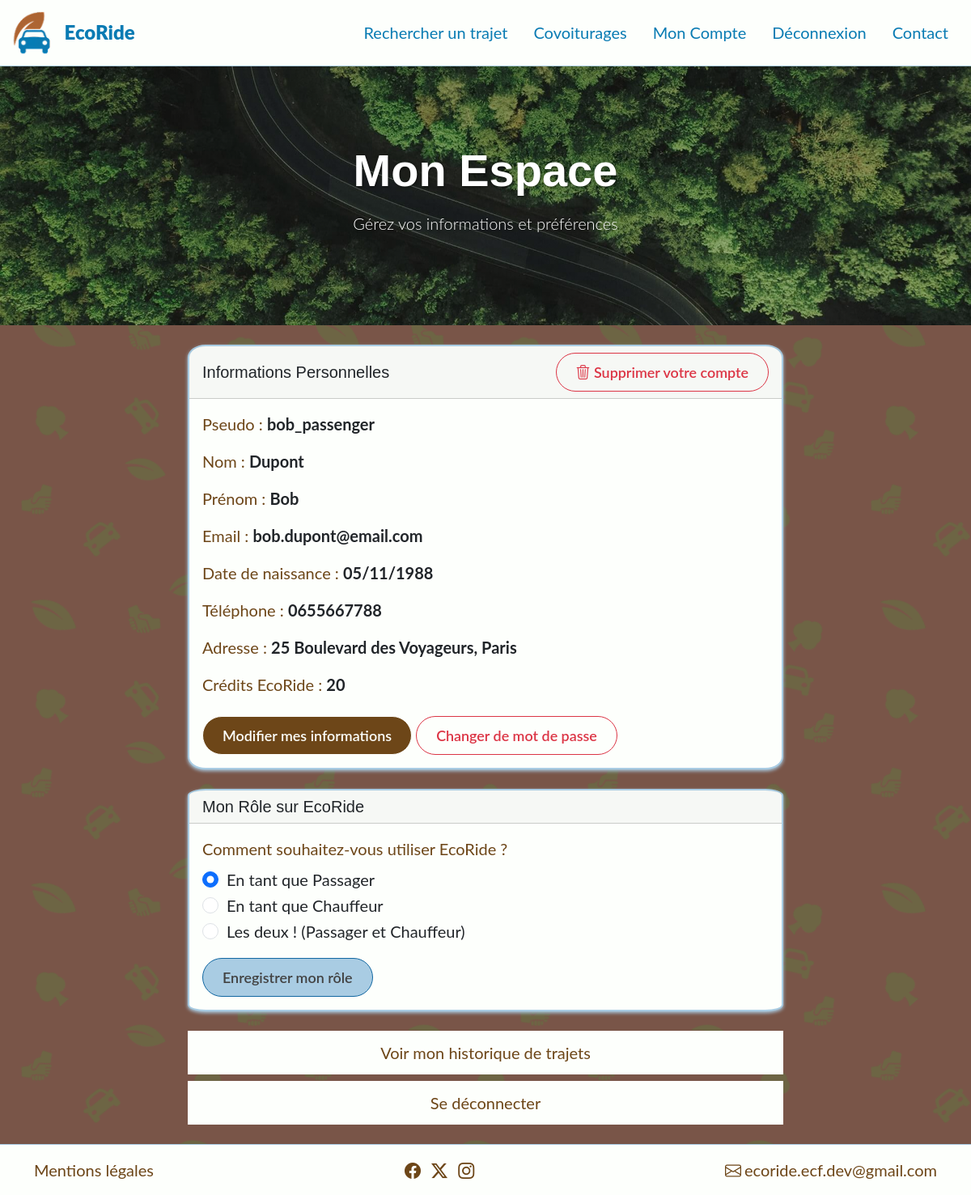
The app's page /account (signed in) with its own data.
### tables this page shows
CREATE TABLE IF NOT EXISTS `users` (
  `id` INT AUTO_INCREMENT PRIMARY KEY,
  `first_name` VARCHAR(100) NOT NULL,
  `last_name` VARCHAR(100) NOT NULL,
  `username` VARCHAR(50) NOT NULL UNIQUE,
  `email` VARCHAR(255) NOT NULL UNIQUE,
  `password_hash` VARCHAR(255) NOT NULL,
  `phone_number` VARCHAR(20) NOT NULL,
  `birth_date` DATE NOT NULL,
  `profile_picture_path` VARCHAR(255) NULL,
  `address` TEXT NULL,
  `credits` DECIMAL(10, 2) NOT NULL DEFAULT 0.00,
  `account_status` ENUM('active', 'suspended') NOT NULL DEFAULT 'active',
  `driver_pref_smoker` BOOLEAN NOT NULL DEFAULT FALSE,
  `driver_pref_animals` BOOLEAN NOT NULL DEFAULT FALSE,
  `driver_pref_custom` TEXT NULL,
  `functional_role` ENUM('passenger', 'driver', 'passenger_driver') NOT NULL DEFAULT 'passenger',
  `driver_rating` DECIMAL(2,1) NOT NULL DEFAULT 0.0 CHECK (driver_rating >= 0.0 AND driver_rating <= 5.0),  
  `reset_token` VARCHAR(255) NULL DEFAULT NULL,              
  `reset_token_expires_at` DATETIME NULL DEFAULT NULL,       
  `created_at` TIMESTAMP DEFAULT CURRENT_TIMESTAMP,
  `updated_at` TIMESTAMP DEFAULT CURRENT_TIMESTAMP ON UPDATE CURRENT_TIMESTAMP
);

### app/Core/Controller.php (called while the page is built, shortened)
<?php
class Controller
{
    protected function render($viewName, $data = [])
    {
        extract($data);
        require __DIR__ . '/../Views/' . $viewName . '.php';
        require __DIR__ . '/../Views/layout.php';
    }
}

### app/Controllers/UserController.php (called while the page is built, shortened)
<?php
class UserController extends Controller
{
    private VehicleService $vehicleService;
    public function __construct()
    {
        $this->vehicleService = new VehicleService();
    }
    public function account()
    {
        $user = AuthHelper::getAuthenticatedUser();
        $vehicles = $this->vehicleService->findByUserId($user->getId());
        $formattedVehicles = VehicleHelper::formatCollectionForApi($vehicles);
        $this->render('account/index', [
            'pageTitle' => 'Mon Compte',
            'user' => $user,
            'vehicles' => $formattedVehicles
        ]);
    }
}

### app/Core/Router.php (called while the page is built, shortened)
<?php
class Router
{
    protected $routes = [];
    public function __construct()
    {
        $this->routes = require __DIR__ . '/../routes.php';
    }
    public function run()
    {
        $uri = parse_url($_SERVER['REQUEST_URI'], PHP_URL_PATH);
        $uri = rtrim($uri, '/');
        $method = $_SERVER['REQUEST_METHOD'];
        $foundRoute = null;
        $params = [];
        foreach ($this->routes as $route) {
            $pattern = preg_replace('#/{([a-zA-Z0-9_]+)}#', '/([a-zA-Z0-9_]+)', $route['path']);
            $pattern = '#^' . $pattern . '$#';
            if (preg_match($pattern, $uri, $matches)) {
                if (!isset($route['http_method']) || strtoupper($route['http_method']) === $method) {
                    $foundRoute = $route;
                    array_shift($matches);
                    $params = $matches;
                    break;
                } else {
                }
            }
        }
        $methodName = $foundRoute['method'];
        $controller = new $controllerName();
        call_user_func_array([$controller, $methodName], $params);
    }
}

### public/index.php (called while the page is built, shortened)
<?php
$router = new Router();
$router->run();

### app/Core/Database.php (called while the page is built, shortened)
<?php
class Database
{
    private static ?self $instance = null;
    private PDO $pdo;
    private function __construct()
    {
        $host = getenv('DB_HOST');
        $db   = getenv('DB_NAME');
        $user = getenv('DB_USER');
        $pass = getenv('DB_PASS');
        $charset = 'utf8mb4';
        $dsn = "mysql:host=$host;dbname=$db;charset=$charset";
        $options = [
            PDO::ATTR_ERRMODE            => PDO::ERRMODE_EXCEPTION,
            PDO::ATTR_DEFAULT_FETCH_MODE => PDO::FETCH_ASSOC,
            PDO::ATTR_EMULATE_PREPARES   => false,
        ];
        try {
            $this->pdo = new PDO($dsn, $user, $pass, $options);
        } catch (PDOException $e) {
            Logger::error("Database connection error: " . $e->getMessage());
            die("Erreur de connexion à la base de données.");
        }
    }
    public static function getInstance(): self
    {
        if (self::$instance === null) {
            self::$instance = new self();
        }
        return self::$instance;
    }
    public function fetchOne(string $query, array $params = [], mixed $fetchMode = 'stdClass'): mixed
    {
        try {
            $stmt = $this->pdo->prepare($query);
            $stmt->execute($params);
            if (is_int($fetchMode)) {
                $stmt->setFetchMode($fetchMode);
            } elseif (is_string($fetchMode)) {
                $stmt->setFetchMode(PDO::FETCH_CLASS, $fetchMode);
            } else {
                $stmt->setFetchMode(PDO::FETCH_ASSOC);
            }
            $result = $stmt->fetch();
            return $result ?: null;
        } catch (PDOException $e) {
            Logger::error("Database fetchOne error: " . $e->getMessage());
            return null;
        }
    }
}

### app/Helpers/AuthHelper.php (called while the page is built, shortened)
<?php
class AuthHelper
{
    public static function getAuthenticatedUser(): \App\Models\User
    {
        $userId = $_SESSION['user_id'];
        $userService = new UserService();
        $user = $userService->findById($userId);
        return $user;
    }
}

### app/Services/UserService.php (called while the page is built, shortened)
<?php
class UserService
{
    private Database $db;
    public function __construct()
    {
        $this->db = Database::getInstance();
    }
    public function findById(int $id): ?User
    {
        return $this->db->fetchOne(
            "SELECT * FROM users WHERE id = :id",
            ['id' => $id],
            User::class
        );
    }
}

### app/Models/User.php (called while the page is built, shortened)
<?php
class User
{
    private ?string $username = null;
    private ?string $email = null;
    private ?string $first_name = null;
    private ?string $last_name = null;
    private ?string $address = null;
    private ?string $birth_date = null;
    private ?string $phone_number = null;
    private ?string $functional_role = null;
    private ?float $credits = null;
    public function getUsername(): ?string { return $this->username; }
    public function getEmail(): ?string { return $this->email; }
    public function getFirstName(): ?string { return $this->first_name; }
    public function getLastName(): ?string { return $this->last_name; }
    public function getAddress(): ?string { return $this->address; }
    public function getBirthDate(): ?string { return $this->birth_date; }
    public function getPhoneNumber(): ?string { return $this->phone_number; }
    public function getFunctionalRole(): ?string { return $this->functional_role; }
    public function getCredits(): ?float { return $this->credits; }
}

### app/Views/account/index.php (the view, shortened to what this page needs)
<?php
$username = htmlspecialchars($user->getUsername() ?? '[N/A]');
$lastName = htmlspecialchars($user->getLastName() ?? '[N/A]');
$firstName = htmlspecialchars($user->getFirstName() ?? '[N/A]');
$email = htmlspecialchars($user->getEmail() ?? '[N/A]');
$birthDate = $user->getBirthDate() ? htmlspecialchars(date('d/m/Y', strtotime($user->getBirthDate()))) : 'Non renseignée';
$phone = htmlspecialchars($user->getPhoneNumber() ?? 'Non renseigné');
$credits = htmlspecialchars($user->getCredits() ?? '0');
$functionalRole = $user->getFunctionalRole();
?>
<section class="banner-container position-relative text-white text-center">
    <div class="container">
        <h1 class="banner-title display-4 mb-3">Mon Espace</h1>
        <p class="banner-subtitle lead">Gérez vos informations et préférences</p>
    </div>
</section>
<section class="form-section account-section py-4">
    <div class="container">
        <div class="row justify-content-center">
            <div class="col-12 col-md-10 col-lg-8">
                <div class="card mb-4">
                    <div class="card-header d-flex justify-content-between align-items-center">
                        <h2 class="h5 mb-0">Informations Personnelles</h2>
                        <button type="button" id="delete-account-btn" class="btn btn-outline-danger btn-sm" data-bs-toggle="modal" data-bs-target="#confirmDeleteAccountModal">
                            <i class="bi bi-trash3"></i> Supprimer votre compte
                        </button>
                    </div>
                    <div class="card-body">
                        <div class="mb-3">
                            <span class="form-label">Pseudo :</span>
                            <span id="account-username-display" class="fw-bold"><?= $username ?></span>
                        </div>
                        <div class="mb-3">
                            <span class="form-label">Nom :</span>
                            <span id="account-last-name-display" class="fw-bold"><?= $lastName ?></span>
                        </div>
                        <div class="mb-3">
                            <span class="form-label">Prénom :</span>
                            <span id="account-first-name-display" class="fw-bold"><?= $firstName ?></span>
                        </div>
                        <div class="mb-3">
                            <span class="form-label">Email :</span>
                            <span id="account-email-display" class="fw-bold"><?= $email ?></span>
                        </div>
                        <div class="mb-3">
                            <span class="form-label">Date de naissance :</span>
                            <span id="account-birthdate-display" class="fw-bold"><?= $birthDate ?></span>
                        </div>
                        <div class="mb-3">
                            <span class="form-label">Téléphone :</span>
                            <span id="account-phone-display" class="fw-bold"><?= $phone ?></span>
                        </div>
                        <div class="mb-3">
                            <span class="form-label">Adresse :</span>
                            <span id="account-address-display" class="fw-bold"><?= htmlspecialchars($user->getAddress() ?? 'Non renseignée') ?></span>
                        </div>
                        <p><span class="form-label">Crédits EcoRide :</span> <span id="account-credits" class="fw-bold"><?= $credits ?></span></p>
                        <div id="personal-info-actions">
                            <a href="/account/update-info" class="btn secondary-btn btn-sm mt-2">Modifier mes informations</a>
                            <a href="/account/update-password" class="btn btn-outline-danger btn-sm mt-2">Changer de mot de passe</a>
                        </div>
                    </div>
                </div>
                <div class="card mb-4">
                    <div class="card-header">
                        <h2 class="h5 mb-0">Mon Rôle sur EcoRide</h2>
                    </div>
                    <div class="card-body">
                        <form id="role-form">
                            <p class="form-label">Comment souhaitez-vous utiliser EcoRide ?</p>
                            <div class="form-check">
                                <input class="form-check-input" type="radio" name="user_role_form" id="passenger-role" value="passenger" <?= ($functionalRole === 'passenger') ? 'checked' : '' ?>>
                                <label class="form-check-label" for="passenger-role"> En tant que Passager</label>
                            </div>
                            <div class="form-check">
                                <input class="form-check-input" type="radio" name="user_role_form" id="driver-role" value="driver" <?= ($functionalRole === 'driver') ? 'checked' : '' ?>>
                                <label class="form-check-label" for="driver-role"> En tant que Chauffeur</label>
                            </div>
                            <div class="form-check">
                                <input class="form-check-input" type="radio" name="user_role_form" id="passenger_driver-role" value="passenger_driver" <?= ($functionalRole === 'passenger_driver') ? 'checked' : '' ?>>
                                <label class="form-check-label" for="passenger_driver-role"> Les deux ! (Passager et Chauffeur)</label>
                            </div>
                            <button type="submit" class="btn primary-btn mt-3">Enregistrer mon rôle</button>
                        </form>
                    </div>
                </div>
                <div class="auth-link-bar mt-4">
                    <p class="mb-0 text-center"><a href="/your-rides" class="link">Voir mon historique de trajets</a></p>
                </div>
                <div class="auth-link-bar mt-2">
                    <p class="mb-0 text-center"><a href="/logout" class="link" id="logout-account-btn">Se déconnecter</a></p>
                </div>
            </div>
        </div>
    </div>
</section>

### public/css/style.css (style rules this page uses)
:root { --white: #FDFFFC; --bg: #795548; --text-color: #424242; --headline: #097BB3; --blue: #1167A1; --light-blue: #A9CCE3; --brown: #6D4618; --light-brown: #926122; --font-family-heading: "Poppins", Arial, sans-serif; --font-family-text: "Lato", Arial, sans-serif; --font-size-heading: 1.5rem; --font-size-text: 1.25rem; --font-size-forms: 1.12rem; --font-weight-normal: 400; --font-weight-medium: 500; --font-weight-semibold: 600; --font-weight-bold: 700; --font-weight-extrabold: 900; }
html { height: 100%; }
h1, h2, h3, h4, h5, h6 { font-family: var(--font-family-heading); }
h1 { font-size: var(--font-size-heading); }
body, p, span, li, a, textarea { font-family: var(--font-family-text); font-size: var(--font-size-text); }
body { display: flex; flex-direction: column; min-height: 100vh; background-color: var(--bg); position: relative; z-index: 0; overflow-x: hidden; }
body::before { content: ""; position: absolute; top: 0; left: 0; height: 100%; width: 100%; z-index: -1; background-image: url(../../img/pattern-tile.svg); background-repeat: repeat; opacity: 0.2; }
.link { color: var(--brown); text-decoration: none; transition: color 0.15s ease-in-out, text-decoration 0.15s ease-in-out; }
.banner-container { min-height: 40vh; color: var(--white); background-image: linear-gradient(rgba(0, 0, 0, 0.4), rgba(0, 0, 0, 0.3)), url('../../img/banner-forest-road.jpg'); background-size: cover; background-position: center 70%; background-repeat: no-repeat; display: flex; flex-direction: column; align-items: center; justify-content: center; text-align: center; }
.banner-title { font-family: var(--font-family-heading); font-weight: var(--font-weight-bold); text-shadow: 1px 1px 3px rgba(0, 0, 0, 0.5); }
.banner-subtitle { font-family: var(--font-family-text); text-shadow: 1px 1px 3px rgba(0, 0, 0, 0.5); }
.form-section { background-color: transparent; }
.btn { border-radius: 50px; padding: 0.6rem 1.5rem; font-weight: var(--font-weight-semibold); font-size: var(--font-size-forms) }
.primary-btn { background-color: var(--light-blue); border-color: var(--blue); color: var(--text-color); }
.secondary-btn { background-color: var(--brown); border-color: var(--white); color: var(--white); }
.card { background-color: var(--white); }
.card { border-radius: 3%; border: 2px solid var(--light-blue); box-shadow: offset-x offset-y blur-radius spread-radius couleur; box-shadow: 0 0.125rem 0.25rem rgba(169, 204, 227, 1); }
.auth-link-bar { background-color: var(--white); padding: 0.75rem 1.25rem; }
.form-label { color: var(--brown) }

### records on screen
users: username "bob_passenger", last_name "Dupont", first_name "Bob", email "bob.dupont@email.com", birth_date "05/11/1988", phone_number "0655667788", address "25 Boulevard des Voyageurs, Paris", credits "20", functional_role "☑ En tant que Passager", functional_role "☐ En tant que Chauffeur", functional_role "☐ Les deux ! (Passager et Chauff"
